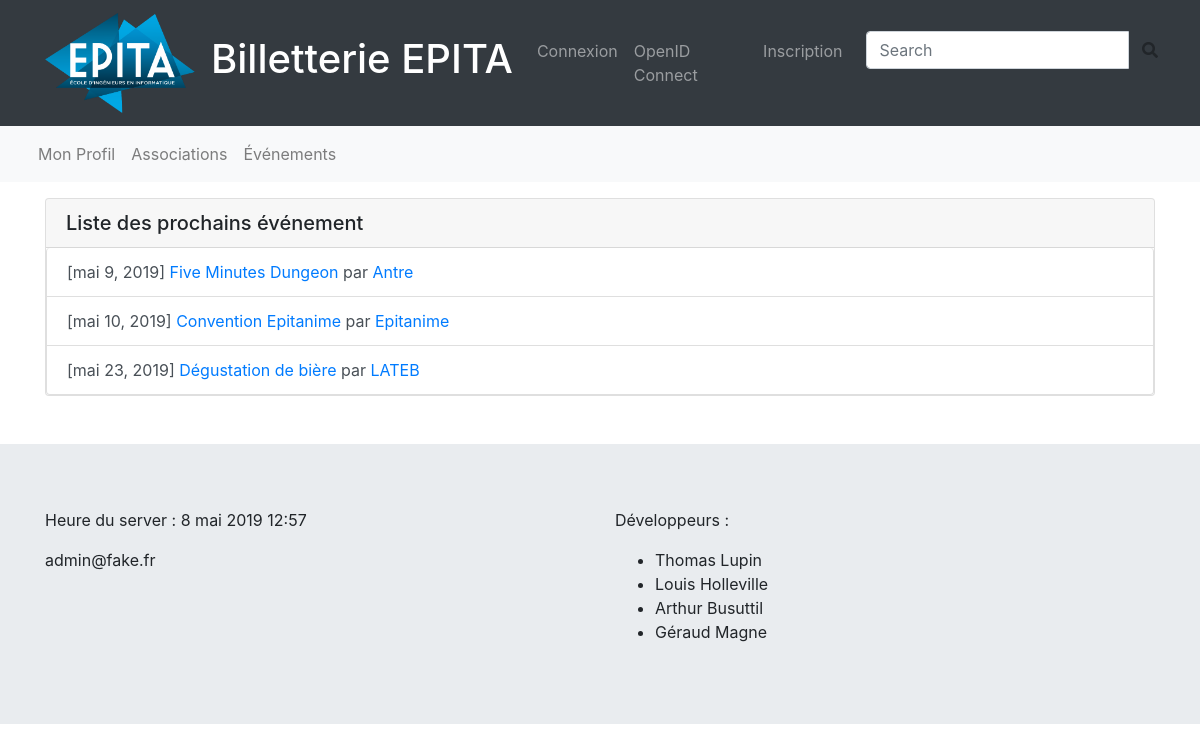
Screenshot of /events/ with the database file from the repository.
### billapp/models.py (models this page shows, shortened)
class Event(models.Model):
    title = models.CharField(max_length=128)
    description = models.TextField()
    association = models.ForeignKey(Association, on_delete=models.CASCADE)
    manager = models.ForeignKey(User, on_delete=models.CASCADE)
    premium = models.BooleanField()
    begin = models.DateTimeField()
    end = models.DateTimeField()
    begin_register = models.DateTimeField()
    end_register = models.DateTimeField()
    place = models.CharField(max_length=128)
    price_ionis = models.FloatField()
    price = models.FloatField()
    ext_capacity = models.IntegerField()
    int_capacity = models.IntegerField()
    staff_capacity = models.IntegerField()
    promotion_image_path = models.ImageField(upload_to=promo_image_path)
    validation_state = models.BooleanField()
    show_capacity = models.BooleanField()

class Association(models.Model):
    name = models.CharField(max_length=64)
    logo_path = models.ImageField(upload_to=assos_image_path)
    email = models.CharField(max_length=64)
    description = models.TextField()
    def __str__(self):
        return self.name

### billapp/views.py (the view)
# urls.py: path('events/', views.EventsListView.as_view(), name='events_list'),
class EventsListView(generic.ListView):
    template_name = "billapp/events_list.html"
    model = Event
    def get_queryset(self):
        return super().get_queryset().filter(end__gte=datetime.now()).order_by('begin')

### billapp/templatetags/tools.py (called while the page is built)
@register.simple_tag
def get_admin_email():
    user = User.objects.filter(groups__name="Admin")
    if not user:
        return "NO ADMIN"
    return user[0].email

### billapp/templates/billapp/events_list.html (shortened to what this page needs)
{% extends 'base.html' %}
{% load static %}
{% block content %}
    <div class="card mt-3">
        <h5 class="card-header">Liste des prochains événement</h5>
        <div class="list-group">
            {% for events in object_list %}
                <div class="list-group-item list-group-item-action">
                [{{ events.begin.date }}]
                <a href="{% url 'event' pk=events.pk %}">
                   {{ events.title }} </a>
                par
                <a href="{% url 'association' pk=events.association.pk %}">
                    {{ events.association }}
                </a>
                </div>
            {% empty %}
                <a href="#" class="list-group-item list-group-item-action active">
                    Aucun événement à venir.
                </a>
            {% endfor %}
        </div>
    </div>
{% endblock content %}

### billapp/templates/base.html (shortened to what this page needs)
{% load static %}
{% load tools %}
<!DOCTYPE html>
<html lang="fr">
<head>
    <link rel="stylesheet" href={% static "billapp/css/bootstrap.min.css" %}>
    <link rel="stylesheet" href={% static "billapp/css/fontawesome.css" %}>
    <link rel="stylesheet" href={% static "billapp/css/main.css" %}>
</head>
<body>
    <nav class="navbar navbar-expand-lg navbar-dark bg-dark static-top">
        <div class="container">
            <a class="navbar-brand" href="{% url 'index' %}">
                <img src={% static "billapp/img/logo-epita.png" %} height="100" width="150" alt="">
            </a>
            <a class="navbar-brand" href="{% url 'index' %}">
                <h1>Billetterie EPITA</h1>
            </a>
            <div class="collapse navbar-collapse" id="navbarResponsive">
                <ul class="navbar-nav ml-auto">
                {% if user.is_authenticated %}
                    <li class="nav-item">
                        <div class="navbar-text text-light">
                            {{ user.first_name }} {{ user.last_name }}
                        </div>
                    </li>
                    <li class="nav-item">
                        <a class="nav-link" href="{% url 'log_out' %}">Déconnexion</a>
                    </li>
                {% else %}
                    <li class="nav-item">
                        <a class="nav-link" href="{% url 'connection' %}?next={{ request.path }}">Connexion</a>
                    </li>
                    <li class="nav-item">
                        <a class="nav-link" href="{% url 'social:begin' backend='epita' %}?next={{ request.path }}">OpenID Connect</a>
                    </li>
                    <li class="nav-item">
                        <a class="nav-link" href="{% url 'registration' %}">Inscription</a>
                    </li>
                {% endif %}
                    <li>
                        <form>
                            <div class="input-group ml-3">
                                <input type="text" class="form-control" placeholder="Search">
                                <div class="input-group-btn">
                                    <button class="btn btn-default" type="submit">
                                        <i class="fas fa-search"></i>
                                    </button>
                                </div>
                            </div>
                        </form>
                    </li>
                </ul>
            </div>
        </div>
    </nav>
    <nav id="nav" class="navbar navbar-expand  navbar-light bg-light">
        <div class="container">
            <ul class="navbar-nav mr-auto">
                <li class="nav-item">
                    <a class="nav-link" href="{% url 'own_profile' %}">Mon Profil</a>
                </li>
                <li class="nav-item">
                    <a class="nav-link" href="{% url 'assos_list' %}">Associations</a>
                </li>
                <li class="nav-item">
                    <a class="nav-link" href="{% url 'events_list' %}">Événements</a>
                </li>
            </ul>
        </div>
    </nav>
    <main role="main" class="container">
        {% block content %}
        {% endblock content %}
    </main>
    <footer class="jumbotron jumbotron-fluid mt-5 mb-0">
        <div class="container">
            <div class="row">
                <div class="col-6">
                    <p>
                        Heure du server : {% now "j F Y H:i" %}
                    </p>
                    <p>
                        {% get_admin_email %}
                    </p>
                </div>
                <div class="col-6">
                    <p>Développeurs :</p>
                    <ul>
                        <li>Thomas Lupin</li>
                        <li>Louis Holleville</li>
                        <li>Arthur Busuttil</li>
                        <li>Géraud Magne</li>
                    </ul>
                </div>
            </div>
        </div>
    </footer>
</body>
</html>

### rows the page displays
Event: begin "mai 9, 2019", title "Five Minutes Dungeon", association "Antre"
Event: begin "mai 10, 2019", title "Convention Epitanime", association "Epitanime"
Event: begin "mai 23, 2019", title "Dégustation de bière", association "LATEB"
